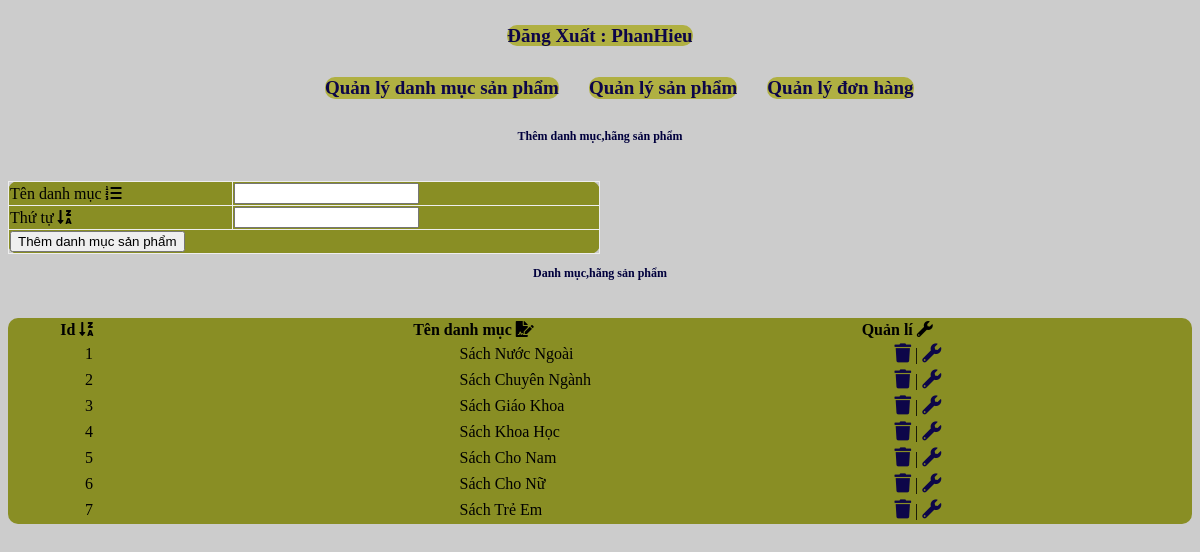
Screenshot of /trangquantri/index.php?action=quanlydanhmucsanpham&query=them (signed in) with the database file from the repository.
### tables this page shows
CREATE TABLE `tbl_danhmuc` (
  `id_danhmuc` int NOT NULL,
  `tendanhmuc` varchar(100) NOT NULL,
  `thutu` int NOT NULL
);

### trangquantri/tinhnangquantri/quanlydanhmucsp/lietke.php (the view)
<?php
	$sql_lietke_danhmucsp = "SELECT * FROM tbl_danhmuc ORDER BY thutu DESC";
	$query_lietke_danhmucsp = mysqli_query($mysqli,$sql_lietke_danhmucsp);
?>
<p>Danh mục,hãng sản phẩm</p>
<table style="width: 100%"; style="border-collapse: collapse;border: none;background-color: gray; border-radius: 10px;">
	<tr>
		<th style="padding-right: 200px;">Id <i class="fas fa-sort-alpha-down-alt"></i></th>
		<th style="padding-right: 200px;">Tên danh mục <i class="fas fa-file-signature"></i></th>
		<th style="padding-right: 200px;">Quản lí <i class="fas fa-wrench"></i></th>
	</tr>
	<?php
	$i = 0;
	while($row = mysqli_fetch_array($query_lietke_danhmucsp)){
		$i++;
	?>
	<tr>
		<td style="padding-left: 75px;"><?php echo $i ?></td>
		<td style="padding-left: 115px;"><?php echo $row['tendanhmuc']?></td>
		<td>
			<a href="tinhnangquantri/quanlydanhmucsp/xuly.php?iddanhmuc=<?php echo $row['id_danhmuc'] ?>"><i style="padding-left: 90px;" class="fas fa-trash"></i></a></a> | <a href="?action=quanlydanhmucsanpham&query=sua&iddanhmuc=<?php echo $row['id_danhmuc'] ?>"><i class="fas fa-wrench"></i></a>
		</td>
	</tr>
	<?php
	}
	?>
</table>

### trangquantri/css/styleadmincp.css (style rules this page uses)
body { background-image: url("https://tophinhanhdep.com/wp-content/uploads/2021/10/White-Paper-Desktop-Wallpapers.jpg"); background-color: #cccccc; }
table { background-color: #898e24; border-radius: 10px; }
a { font-style: unset; text-decoration: none; }
a { text-decoration: none; font-weight: bold; color: #0d0649; font-size: 19px; }
p { color: #01003d; font-size: 12px; font-weight: bold; text-align: center; height: 40px; }

### rows the page displays
tbl_danhmuc: tendanhmuc "Sách Nước Ngoài"
tbl_danhmuc: tendanhmuc "Sách Chuyên Ngành"
tbl_danhmuc: tendanhmuc "Sách Giáo Khoa"
tbl_danhmuc: tendanhmuc "Sách Khoa Học"
tbl_danhmuc: tendanhmuc "Sách Cho Nam"
tbl_danhmuc: tendanhmuc "Sách Cho Nữ"
tbl_danhmuc: tendanhmuc "Sách Trẻ Em"

### other values shown
$_SESSION['dangnhap'] "PhanHieu"
